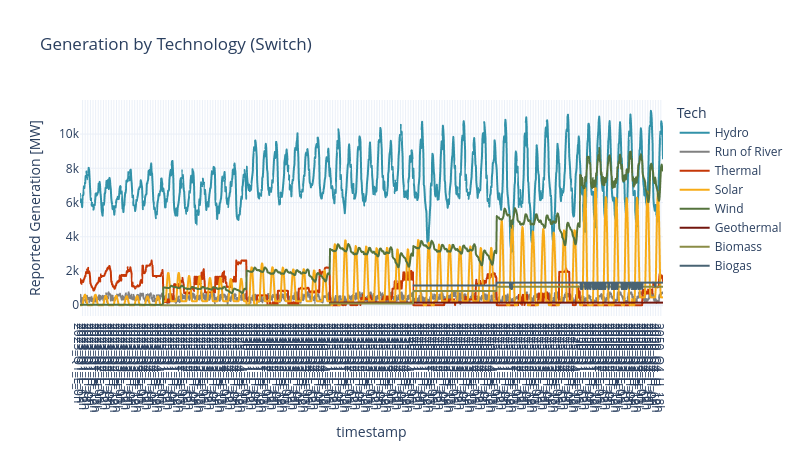

Notebook code cell kept with this figure:
### Markdown cell above
### 3.4.4 Dispatch by Technology Switch

### Code cell
gen_disp = dispatch_sw.copy()
# Add Timepoints
gen_disp = pd.merge(gen_disp, timepoints, on='timestamp', how='inner')
# Sort by timepoints to sort timestamps as well
gen_disp = gen_disp.sort_values(by='timepoints_x')
gen_disp.rename(columns={'timepoints_x': 'timepoints'}, inplace=True)

# Change values on gen_tech to match Switch output
gen_disp['gen_tech'] = gen_disp['gen_tech'].replace(parse_tech)
# Replace prefix 'labor_' by 'L_' and 'holidays_' by 'H_'
gen_disp['timestamp'] = gen_disp['timestamp'].str.replace('labor_', 'L_')
gen_disp['timestamp'] = gen_disp['timestamp'].str.replace('holidays_', 'H_')

gen_disp['Tech'] = gen_disp['gen_tech']

sw.dispatch.plot_line(gen_disp, 'Generation by Technology (Switch)', {'DispatchGen_MW': 'Reported Generation [MW]'})

### Figure 1 — Plotly figure (JSON) as saved in the notebook; plotly's stock layout.template omitted (floating-point values rounded to 4 significant figures; data arrays with more than 128 entries replaced by an {"elided": "..."} marker saying what was removed)
{"data": [{"hovertemplate": "Tech=Hydro<br>timestamp=%{x}<br>Reported Generation [MW]=%{y}<extra></extra>", "legendgroup": "Hydro", "line": {"color": "#3292A9", "dash": "solid"}, "marker": {"symbol": "circle"}, "mode": "lines", "name": "Hydro", "showlegend": true, "type": "scattergl", "x": {"elided": "1344 str values"}, "xaxis": "x", "y": {"elided": "1344 float values"}, "yaxis": "y"}, {"hovertemplate": "Tech=Run of River<br>timestamp=%{x}<br>Reported Generation [MW]=%{y}<extra></extra>", "legendgroup": "Run of River", "line": {"color": "#808080", "dash": "solid"}, "marker": {"symbol": "circle"}, "mode": "lines", "name": "Run of River", "showlegend": true, "type": "scattergl", "x": {"elided": "1344 str values"}, "xaxis": "x", "y": {"elided": "1344 float values"}, "yaxis": "y"}, {"hovertemplate": "Tech=Thermal<br>timestamp=%{x}<br>Reported Generation [MW]=%{y}<extra></extra>", "legendgroup": "Thermal", "line": {"color": "#C53707", "dash": "solid"}, "marker": {"symbol": "circle"}, "mode": "lines", "name": "Thermal", "showlegend": true, "type": "scattergl", "x": {"elided": "1344 str values"}, "xaxis": "x", "y": {"elided": "1344 float values"}, "yaxis": "y"}, {"hovertemplate": "Tech=Solar<br>timestamp=%{x}<br>Reported Generation [MW]=%{y}<extra></extra>", "legendgroup": "Solar", "line": {"color": "#F7AB17", "dash": "solid"}, "marker": {"symbol": "circle"}, "mode": "lines", "name": "Solar", "showlegend": true, "type": "scattergl", "x": {"elided": "1344 str values"}, "xaxis": "x", "y": {"elided": "1344 float values"}, "yaxis": "y"}, {"hovertemplate": "Tech=Wind<br>timestamp=%{x}<br>Reported Generation [MW]=%{y}<extra></extra>", "legendgroup": "Wind", "line": {"color": "#55733D", "dash": "solid"}, "marker": {"symbol": "circle"}, "mode": "lines", "name": "Wind", "showlegend": true, "type": "scattergl", "x": {"elided": "1344 str values"}, "xaxis": "x", "y": {"elided": "1344 float values"}, "yaxis": "y"}, {"hovertemplate": "Tech=Geothermal<br>timestamp=%{x}<br>Reported Generation [MW]=%{y}<extra></extra>", "legendgroup": "Geothermal", "line": {"color": "#73160E", "dash": "solid"}, "marker": {"symbol": "circle"}, "mode": "lines", "name": "Geothermal", "showlegend": true, "type": "scattergl", "x": {"elided": "1152 str values"}, "xaxis": "x", "y": {"elided": "1152 float values"}, "yaxis": "y"}, {"hovertemplate": "Tech=Biomass<br>timestamp=%{x}<br>Reported Generation [MW]=%{y}<extra></extra>", "legendgroup": "Biomass", "line": {"color": "#8A8C46", "dash": "solid"}, "marker": {"symbol": "circle"}, "mode": "lines", "name": "Biomass", "showlegend": true, "type": "scattergl", "x": {"elided": "1152 str values"}, "xaxis": "x", "y": {"elided": "1152 float values"}, "yaxis": "y"}, {"hovertemplate": "Tech=Biogas<br>timestamp=%{x}<br>Reported Generation [MW]=%{y}<extra></extra>", "legendgroup": "Biogas", "line": {"color": "#496373", "dash": "solid"}, "marker": {"symbol": "circle"}, "mode": "lines", "name": "Biogas", "showlegend": true, "type": "scattergl", "x": {"elided": "576 str values"}, "xaxis": "x", "y": {"elided": "576 float values"}, "yaxis": "y"}], "layout": {"height": 450, "legend": {"title": {"text": "Tech"}, "tracegroupgap": 0}, "title": {"text": "Generation by Technology (Switch)"}, "width": 800, "xaxis": {"anchor": "y", "domain": [0, 1], "dtick": 6, "title": {"text": "timestamp"}}, "yaxis": {"anchor": "x", "domain": [0, 1], "title": {"text": "Reported Generation [MW]"}}}}
